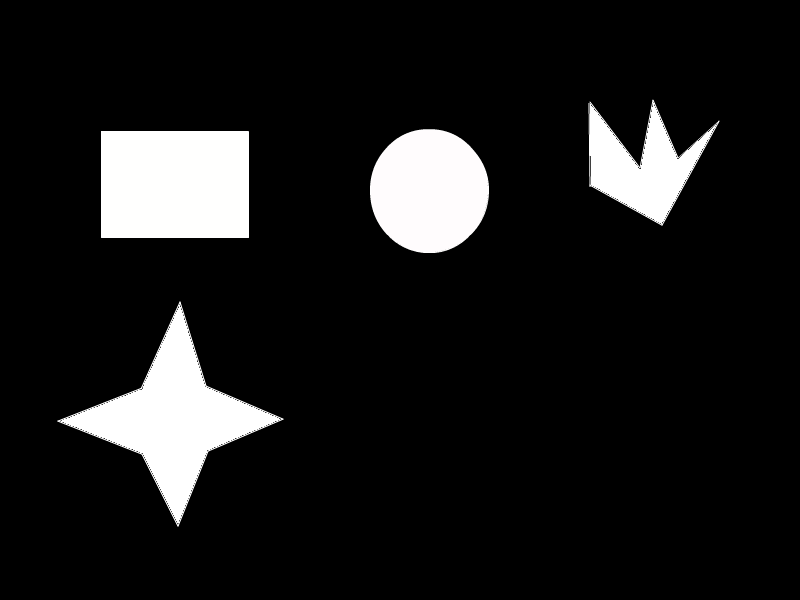
#> input picture res/contour1.png, 800 x 600 px
$ python contours2.py
#> lines starting #> are read from the running program, lines starting #| are printed output that depends on the picture; after the words box and inside, x2 and y2 are one past the last pixel; in counts of white or black regions, pixels touching at a corner belong together; long printed decimals are rounded
import numpy as np
import cv2 as cv

im = cv.imread('../res/contour1.png')
#> im is the input picture: shape (600, 800, 3); mean B, G, R 26.3, 26.3, 26.4
if (type(im) is np.ndarray) == False : print('file read error');exit()

imgray = cv.cvtColor(im, cv.COLOR_BGR2GRAY)
ret, thresh = cv.threshold(imgray, 127, 255, 0)
#> thresh: shape (600, 800); 10.3% white; 4 white regions
contours, hierarchy = cv.findContours(thresh, cv.RETR_TREE, cv.CHAIN_APPROX_SIMPLE)
#> contours = 351 contours, 347 with area under 20; largest, box (x1, y1, x2, y2) and area: (101, 131, 249, 238) 15582, (58, 302, 283, 526) 14712, (370, 129, 489, 253) 11424, (589, 100, 719, 226) 7160
# print( len(contours))

cnt = contours[0]
#> cnt = contour of 516 points, box (x1, y1, x2, y2) (58, 302, 283, 526), area 14712
_mmt = cv.moments(cnt)
# print ("moment :" , _mmt)
cx = _mmt["m10"]/_mmt["m00"]
#> cx = 172.8
cy = _mmt["m01"]/_mmt["m00"]
#> cy = 417.5

print(f'cx : {cx},cy: {cy}')
#| cx : 172.793,cy: 417.507

print("area : " , cv.contourArea(cnt))
#| area :  14711.5
print("arcLength : " , cv.arcLength(cnt,True))
#| arcLength :  741.110

# cv.drawContours(im,[cnt],0,(0,255,255),3)

# for _contour in contours : print(cv.contourArea(_contour))

_contours = [_contour  for _contour in contours if cv.contourArea(_contour) > 1000 ]

print('윤각선 갯수 : ', len(_contours))
#| 윤각선 갯수 :  4

font = cv.FONT_HERSHEY_SIMPLEX

# print(_contours)

def contour_info (_cnt) :
    _mmt = cv.moments(_cnt)

    x,y,w,h = cv.boundingRect(_cnt)
#> x = 101; y = 131; w = 148; h = 107
    aspect_ratio = w/h
#> aspect_ratio = 1.38

    hull = cv.convexHull(_cnt)
#> hull = [[248, 131], [248, 237], [101, 237], [101, 131]]
    solidity = cv.contourArea(_cnt)/cv.contourArea(hull)
#> solidity = 1
    equivalent_diameter = np.sqrt(4*cv.contourArea(_cnt)/np.pi) # 최적원 지름 구하기
#> equivalent_diameter = 140.9

    minRect = cv.minAreaRect(_cnt) #  바운딩박스 값에 추가로 기울어진 각도까지 구한다.
#> minRect = ((174.5, 184), (106, 147), -90)
    boxPts = cv.boxPoints(minRect)
#> boxPts = [[248, 237], [101, 237], [101, 131], [248, 131]]
    boxPts = np.int0(boxPts)
    cv.drawContours(im,[boxPts],0,(0,255,0),1)

#외각원
    minCircle = cv.minEnclosingCircle(_cnt)
#> minCircle = ((174.5, 184), 90.62)
    minCirclePos = np.int0(minCircle[0])
#> minCirclePos = [174, 184]
    minCircleR = int(minCircle[1])
#> minCircleR = 90

    coronaSize = minCircleR - (equivalent_diameter/2)
#> coronaSize = 19.57


    print(aspect_ratio,solidity,coronaSize)
#| 1.383 1.0 19.573


    cx = int(_mmt["m10"]/_mmt["m00"])
#> cx = 174
    cy = int(_mmt["m01"]/_mmt["m00"])
#> cy = 184
    cv.drawContours(im,[_cnt],0,(0,0,255),3)
    cv.circle(im,(cx,cy),4,(255,0,0),-1)
#> im: shape (600, 800, 3); mean B, G, R 25.5, 25.5, 26.9
    cv.rectangle(im,(x,y),(x+w,y+h),(0,255,0),thickness=1)

    cv.circle(im,(cx,cy),int(equivalent_diameter/2),(255,255,0),thickness=1)


    cv.circle(im,(minCirclePos[0],minCirclePos[1]),minCircleR,(255,255,255),thickness=1)
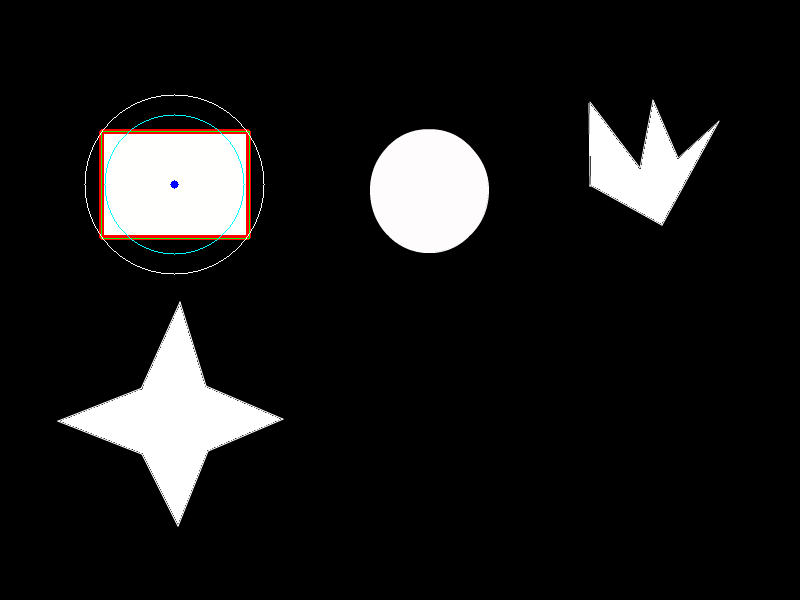
#> im: shape (600, 800, 3); mean B, G, R 25.9, 26.1, 26.7

    cv.putText(im,f'{cx},{cy}',(cx,cy), font,0.25 ,(255,0,0),1,cv.LINE_AA)
#> im: shape (600, 800, 3); 0.04% of pixels changed, all inside (x1, y1, x2, y2) = (175, 178, 208, 187)
    cv.putText(im,f'{solidity}',(cx,cy+10), font,0.25 ,(0,0,0),1,cv.LINE_4)
#> im: shape (600, 800, 3); mean B, G, R 25.8, 26, 26.7
    cv.putText(im,f'{aspect_ratio}',(cx,cy+20), font,0.25 ,(0,0,0),1,cv.LINE_4)

#원인지 검사
    if coronaSize < 5 and solidity > 0.8 and abs(1-aspect_ratio) < 0.1 :
        cv.putText(im,"it is circle",(cx,cy-10),font,0.5,(0,0,255),1,cv.LINE_4)

# 끝점 구하기
    leftmost = tuple(_cnt[_cnt[:,:,0].argmin()][0])
#> leftmost = (101, 131)
    rightmost = tuple(_cnt[_cnt[:,:,0].argmax()][0])
#> rightmost = (248, 237)
    topmost = tuple(_cnt[_cnt[:,:,1].argmin()][0])
#> topmost = (101, 131)
    bottommost = tuple(_cnt[_cnt[:,:,1].argmax()][0])
#> bottommost = (101, 237)

    print(_cnt[_cnt[:,:,0].argmax()])
#| [[248 237]]

    print(leftmost,rightmost)
#| (101, 131) (248, 237)

    cv.circle(im,leftmost,16,(0,255,0),-1)
    cv.circle(im,rightmost,16,(0,255,0),-1)
    cv.circle(im,topmost,16,(0,255,0),-1)
    cv.circle(im,bottommost,16,(0,255,0),-1)
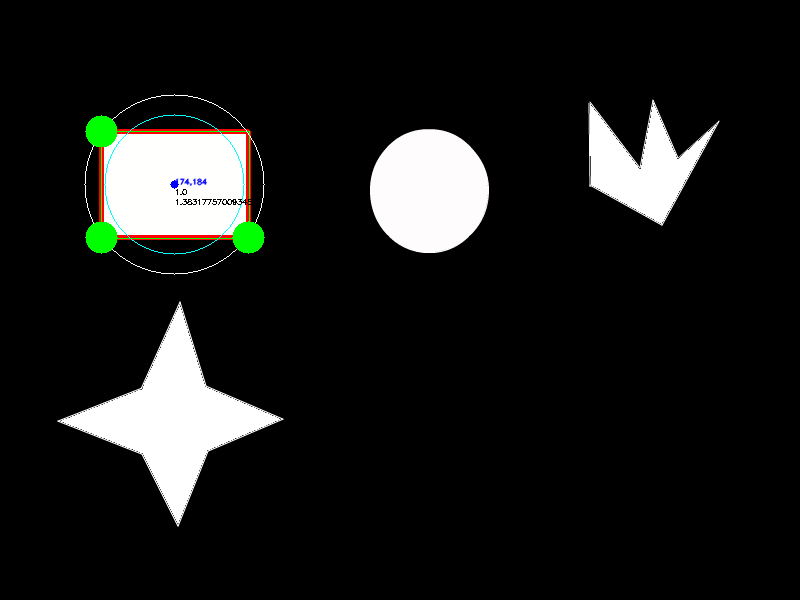
#> im: shape (600, 800, 3); mean B, G, R 25.5, 26.9, 26.2


contour_info( _contours[1])


cv.imshow("result",im)


# while True :
#     if cv.waitKey(20) & 0xff == 27 : break

# cv.destroyAllWindows()
if cv.imwrite('../output/contours2.png',im) == True : print('save ok')
